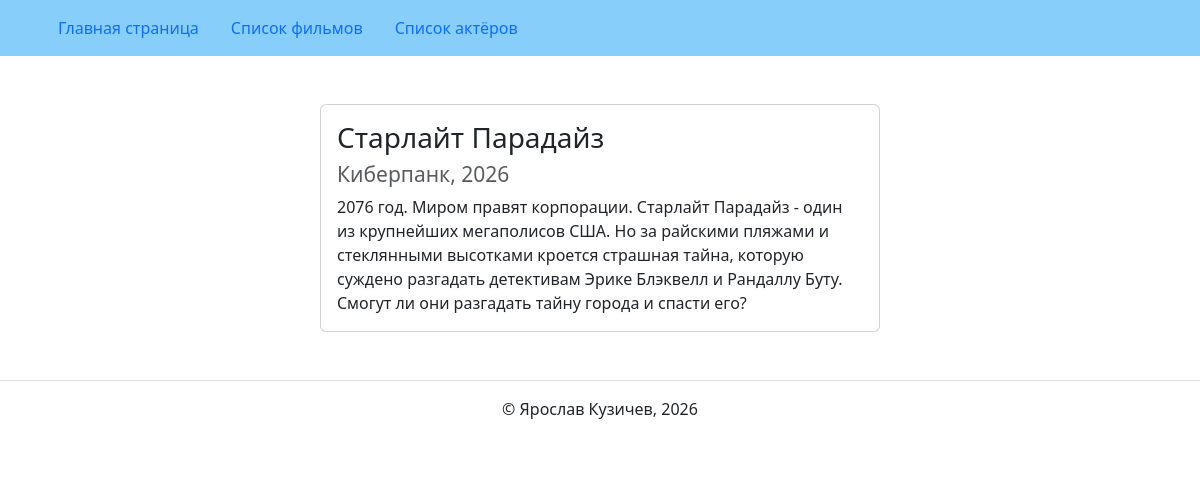
Page /movies/1/ on the earlier database version.
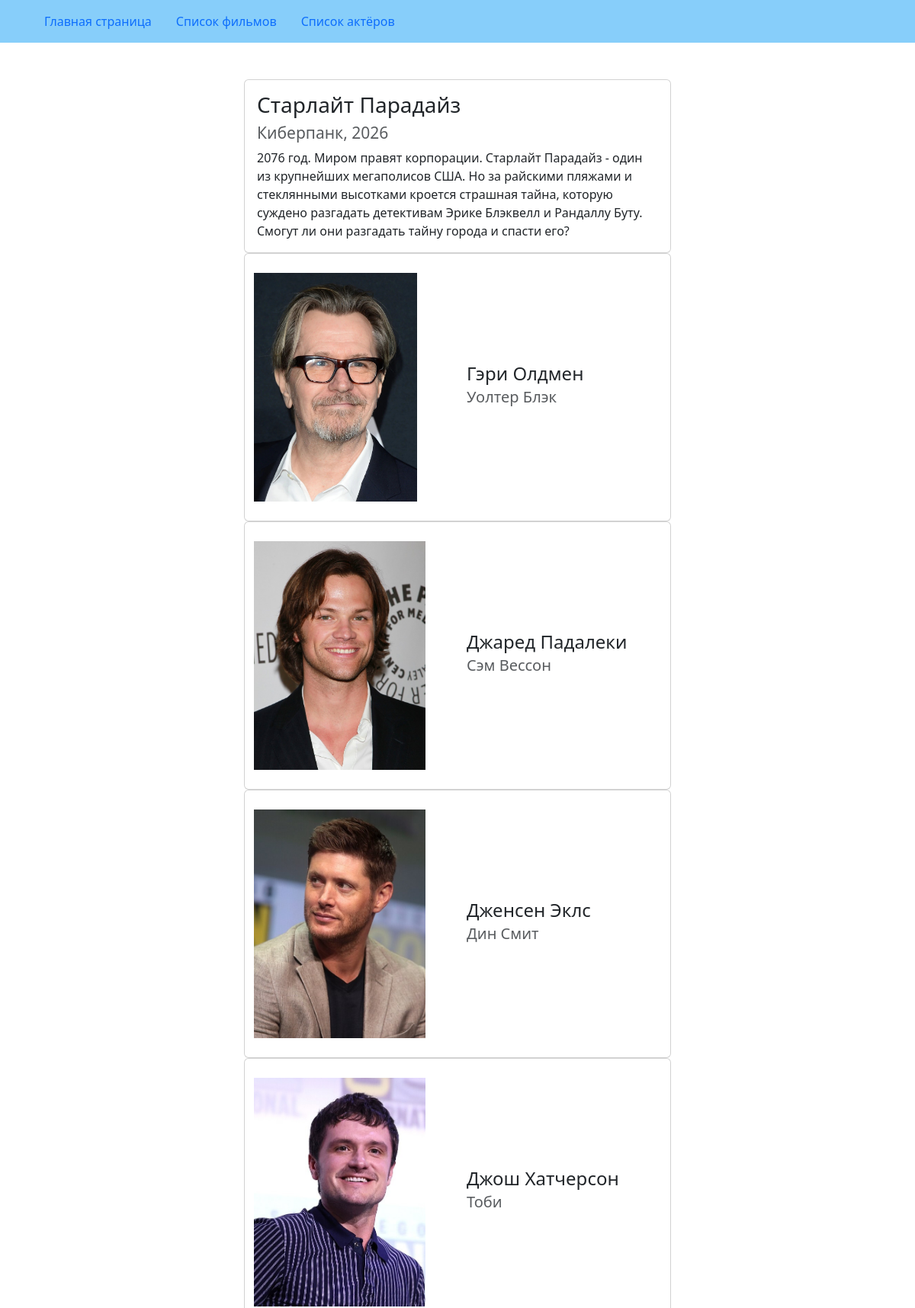
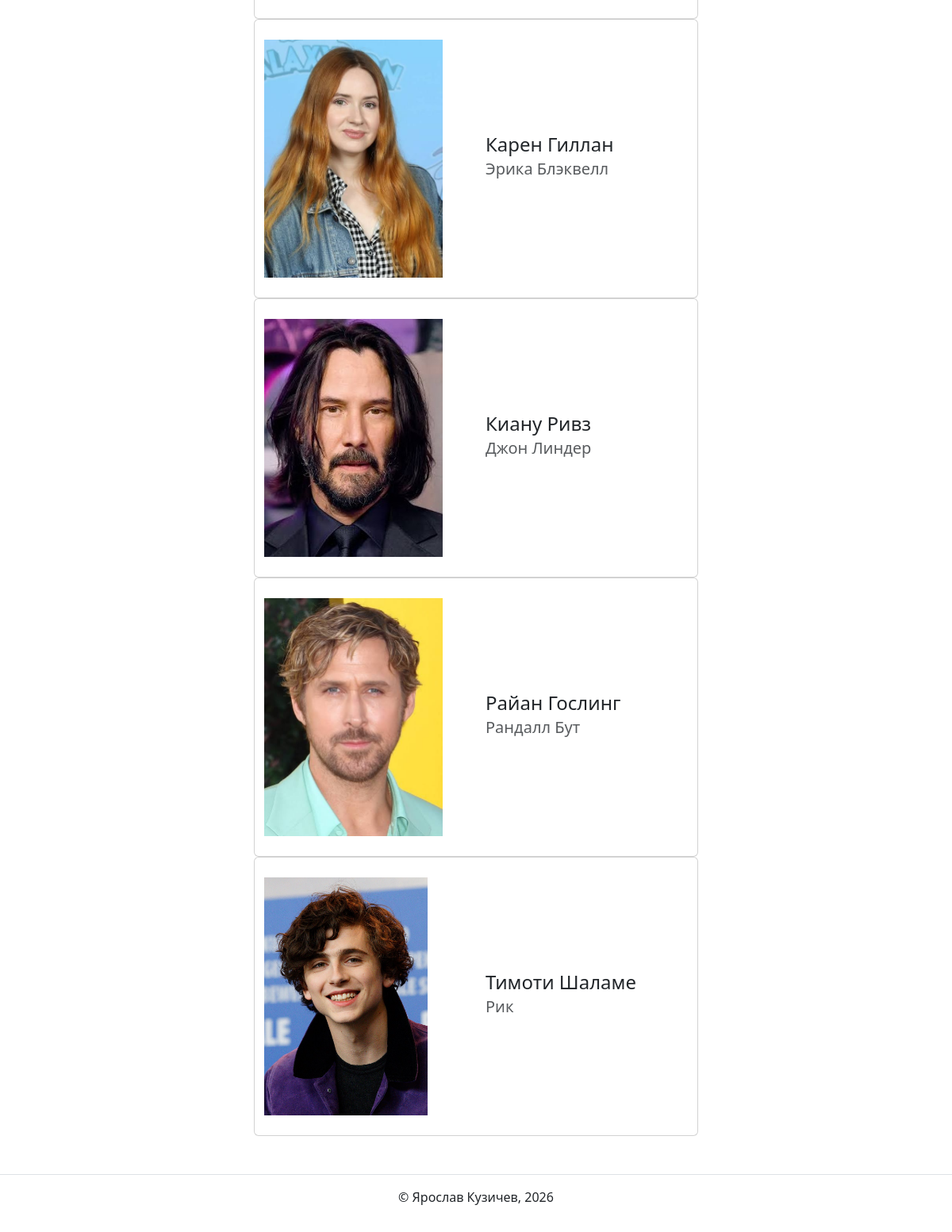
Same page on the later database version (2 pictures, top to bottom).
### movie_list/models.py (models this page shows, shortened)
class Movie(models.Model):
    title = models.CharField(max_length=256, verbose_name='Название')
    description = models.TextField(verbose_name='Описание')
    genre = models.CharField(max_length=256, verbose_name='Жанр')
    year = models.IntegerField(verbose_name='Год')
    class Meta:
        verbose_name = 'фильм'
        verbose_name_plural = 'Фильмы'

class Character(models.Model):
    name = models.CharField(max_length=256, verbose_name='Персонаж')
    actor = models.ForeignKey(
        Actor,
        null=True,
        on_delete=models.SET_NULL,
        verbose_name='Актёр'
    )
    movie = models.ForeignKey(
        Movie,
        on_delete=models.CASCADE,
        verbose_name='Фильм'
    )
    class Meta:
        verbose_name = 'персонаж'
        verbose_name_plural = 'Персонажи'

### actor_list/models.py (models this page shows)
class Actor(models.Model):
    name = models.CharField(max_length=256, verbose_name='Имя')
    date_of_birth = models.DateField(default='01.01.2000', verbose_name='Дата рождения')
    bio = models.TextField(verbose_name='Биография')
    portrait = models.ImageField(null=True, verbose_name='Изображение')
    class Meta:
        verbose_name = 'актёр'
        verbose_name_plural = 'Актёры'
    def __str__(self):
        return self.name

### movie_list/views.py (the view)
def movie_detail(request, movie_id):
    template = 'movie_list/movie_detail.html'
    movie = get_object_or_404(
        Movie,
        id=movie_id
    )
    characters = Character.objects.select_related('actor').filter(
        movie=movie_id
    ).order_by('actor__name')
    context = {'movie': movie, 'characters': characters}
    return render(request, template, context)

### templates/movie_list/movie_detail.html (shortened to what this page needs)
{% extends "base.html" %}
{% block content %}
  <div class="col d-flex justify-content-center">
    <div class="card" style="width: 35rem;">
      <div class="card-body">
        <h3 class="card-title">{{ movie.title }}</h3>
        <h4 class="card-subtitle mb-2 text-muted">
        <small>
          {{ movie.genre}}, {{ movie.year }}
        </small>
        </h4>
        <p class="card-text">{{ movie.description }}</p>
      </div>
    </div>
  </div>
  {% for character in characters %}
    <div class="col d-flex justify-content-center">
      <div class="card" style="width: 35rem;">
        <div class="container" style="height: 350px;">
          <div class="row align-items-center h-100">
            <div class="col">
              <img src="../../images/{{ character.actor.portrait }}" height="300">
            </div>
            <div class="col">
              <h4 class="card-title">
                <a href="{% url 'actor_list:actor_detail' character.actor.id %}"
                style="color: inherit; text-decoration: none;" class="card-link">
                  {{ character.actor }}
                </a>
              </h4>
              <h5 class="card-subtitle mb-2 text-muted">{{ character.name }}</h5>
            </div>
          </div>
        </div>
      </div>
    </div>
  {% endfor %}
{% endblock %}

### templates/base.html (shortened to what this page needs)
{% load django_bootstrap5 %}
<!DOCTYPE html>
<html lang="ru">
  <head>
    {% bootstrap_css %}
  </head>
  <body>
    {% include "includes/header.html" %}
    <main>
      <div class="container py-5">
        {% block content %}{% endblock %}
      </div>
    </main>
    {% include "includes/footer.html" %}
  </body>
</html>

### templates/includes/header.html
<header>
  <nav class="navbar navbar-light" style="background-color: lightskyblue">
    <div class="container">
      {% with request.resolver_match.view_name as view_name %}
        <ul class="nav  nav-pills">
          <li class="nav-item">
            <a class="nav-link {% if view_name == 'homepage:index' %} text-white {% endif %}" href="{% url 'homepage:index' %}">
              Главная страница
            </a>
          </li>
          <li class="nav-item">
            <a class="nav-link {% if view_name == 'movie_list:movie_list' %} text-white {% endif %}" href="{% url 'movie_list:movie_list' %}">
              Список фильмов
            </a>
          <li class="nav-item">
            <a class="nav-link {% if view_name == 'actor_list:actor_list' %} text-white {% endif %}" href="{% url 'actor_list:actor_list' %}">
              Список актёров
            </a>
          </li>
          </li>
        </ul>
      {% endwith %}
    </div>
  </nav>
</header>

### templates/includes/footer.html
<footer class="border-top text-center py-3">
  <p>© Ярослав Кузичев, 2026</p>
</footer>

Differences in the rows shown:
added Character: actor.portrait (picture), actor "Гэри Олдмен", name "Уолтер Блэк"
added Character: actor.portrait (picture), actor "Джаред Падалеки", name "Сэм Вессон"
added Character: actor.portrait (picture), actor "Дженсен Эклс", name "Дин Смит"
added Character: actor.portrait (picture), actor "Джош Хатчерсон", name "Тоби"
added Character: actor.portrait (picture), actor "Карен Гиллан", name "Эрика Блэквелл"
added Character: actor.portrait (picture), actor "Киану Ривз", name "Джон Линдер"
added Character: actor.portrait (picture), actor "Райан Гослинг", name "Рандалл Бут"
added Character: actor.portrait (picture), actor "Тимоти Шаламе", name "Рик"
